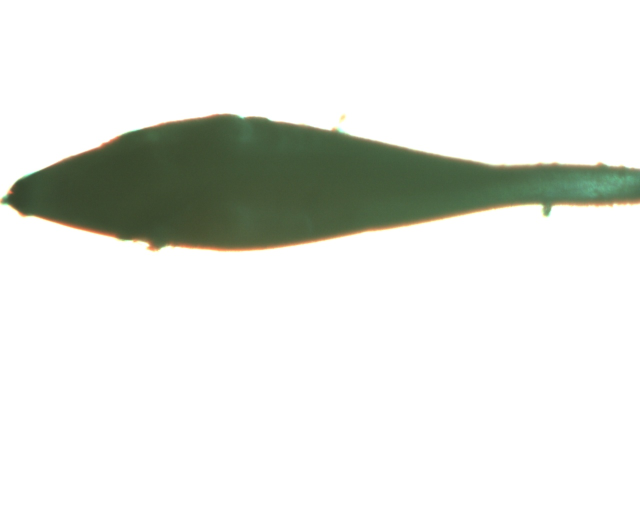
#> input picture AMX/Crystal/pics/EPICS015.jpg, 1280 x 1024 px (shown at 1/2 size); its folder holds only this picture in this run
$ python -i cvlib.py   (imports and definitions only)   (Python 2 division)   (older library calls are emulated)
#> lines starting #> are read from the running program, lines starting #| are printed output that depends on the picture; after the words box and inside, x2 and y2 are one past the last pixel; in counts of white or black regions, pixels touching at a corner belong together
#> further down, picture is the input picture: shape (1024, 1280, 3); mean B, G, R 224.6, 229.6, 227.2
"""
BNL NSLS-2 Computer Vision Module
Author: William Watson
Date: 2016-7-14

This Module contains numerous functions designed to
help in the data manipulation of images on the Beam-lines within NSLS-2.
It Uses the numpy and cv2 libraries to construct a simple module to
make image processing and computer vision easier, faster, and more compact.
"""

# DEPENDENCIES
import cv2
import numpy as np
import sys
import time
from matplotlib import pyplot as plt
import matplotlib
import epics
import Image
from scipy.optimize import leastsq


# VERSION
__version__ = "0.5.4.1"
__opencv__ = cv2.__version__
__npversion__ = np.version.version
__sysver__ = sys.version
__matplotlibver__ = matplotlib.__version__


# GLOBAL VARS
colorMap_flag = {"autumn":0, "bone":1, "jet":2, "winter":3, "rainbow":4, "ocean":5, "summer":6, "spring":7, "cool":8, "hsv":9, "pink":10, "hot":11}
border_flag = {"constant":0, "reflect":2, "reflect101":4, "replicate":1, "default":4, "wrap":3}
EPICSTYPE = {1 : np.uint16 , 0 : np.uint8, 2:np.uint32, 3: np.uint64}
EPICSCOLOR = {0: "gray", 1: "bayer", 2: "RBG1"}

#######################################################################################

# EXPERIMENTAL SECTION - ALL NEW METHODS GO HERE FIRST FOR TESTING
#FIX FIX FIX

# METHODS KNOWN TO BE BROKEN / Need Further Looking!!!!!!!!!

# [67 lines left out: functions fetchImg, backgroundSubtract, enhance, not called in this run]


def watershed(img):
        """
        EXPERIMENTAL
        Image Segmenting - Watershed Algorithm

        Params:
	* img - image

        Returns:
	* Segmented img
        """
	tmp = img.copy()
	gray = cv2.cvtColor(tmp, cv2.COLOR_BGR2GRAY)
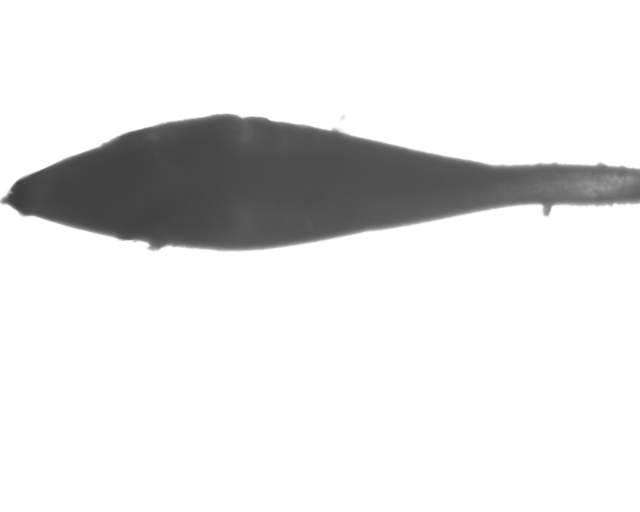
#> gray: shape (1024, 1280) (shown at 1/2 size); min 59, max 255, mean 228.3
	ret, thresh = cv2.threshold(gray, 0, 255, cv2.THRESH_BINARY_INV+cv2.THRESH_OTSU)
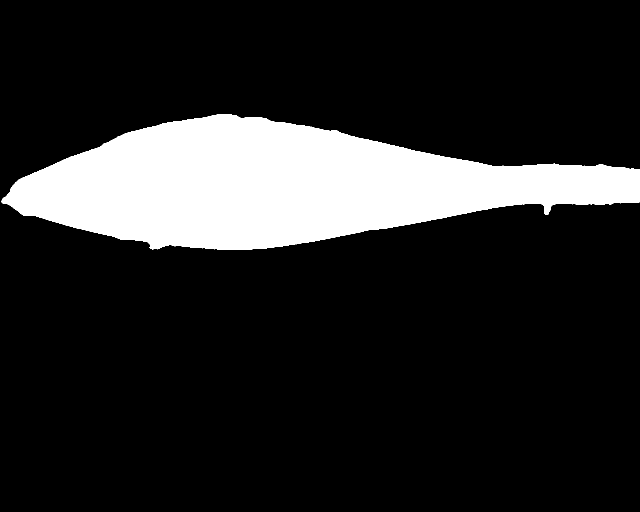
#> thresh: shape (1024, 1280) (shown at 1/2 size); 15.5% white; 1 white region, box (x1, y1, x2, y2) and area: (2, 228, 1280, 500) 203724
#> ret = 169
	kernel = np.ones((3,3), np.uint8)
	opening = cv2.morphologyEx(thresh, cv2.MORPH_OPEN, kernel, iterations=2)
#> opening: shape (1024, 1280); 15.5% white; 1 white region, box (x1, y1, x2, y2) and area: (4, 228, 1280, 500) 203668
	sure_bg = cv2.dilate(opening, kernel, iterations=3)
#> sure_bg: shape (1024, 1280); 16.3% white; 1 white region, box (x1, y1, x2, y2) and area: (1, 225, 1280, 503) 213061
	dist_transform = cv2.distanceTransform(opening, cv2.cv.CV_DIST_L2, 5)
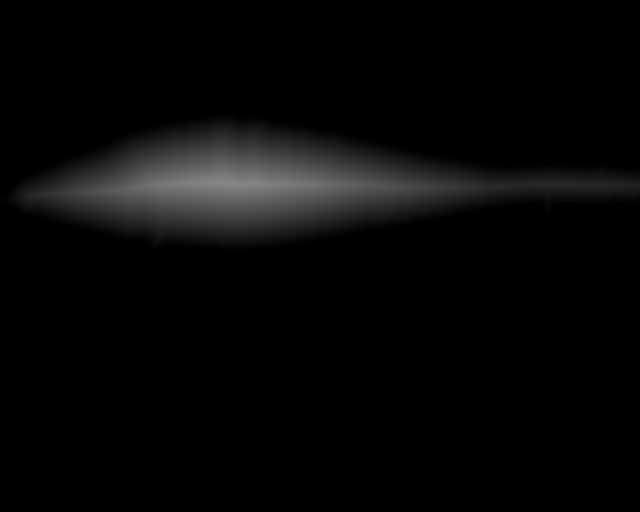
#> dist_transform: shape (1024, 1280) float32 (shown at 1/2 size); min 0, max 136, mean 7.4
	ret, sure_fg = cv2.threshold(dist_transform, 0.7*dist_transform.max(), 255, 0)
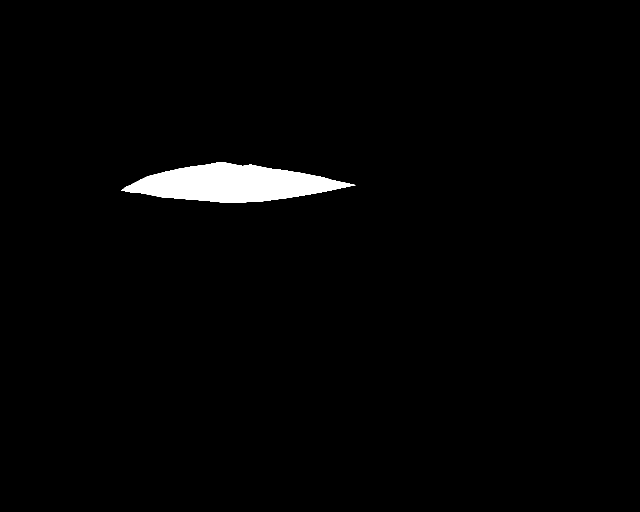
#> sure_fg: shape (1024, 1280) float32 (shown at 1/2 size); 1.8% white; 1 white region, box (x1, y1, x2, y2) and area: (242, 324, 711, 405) 23305
#> ret = 95.18
	sure_fg = np.uint8(sure_fg)
	unknown = cv2.subtract(sure_bg, sure_fg)
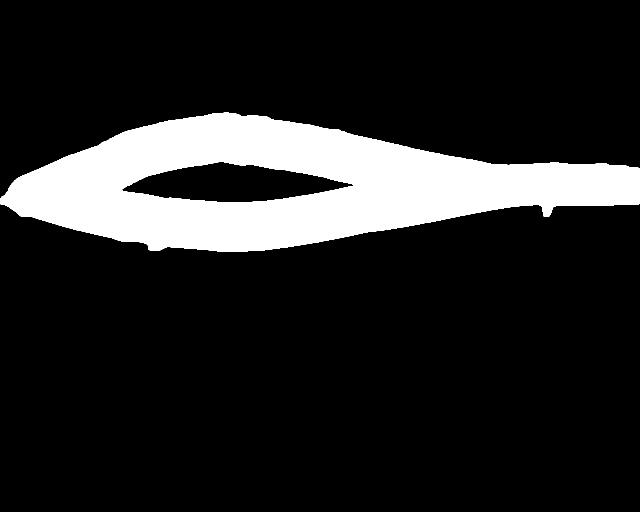
#> unknown: shape (1024, 1280) (shown at 1/2 size); 14.5% white; 1 white region, box (x1, y1, x2, y2) and area: (1, 225, 1280, 503) 189756
	ret, markers = cv2.connectedComponents(sure_fg) #IS THIS REALLY NOT IMPLEMENTED IN PYTHON?
#> ret = 2
	markers = markers+1
	markers[unknown==255] = 0
	markers = cv2.watershed(tmp, markers)
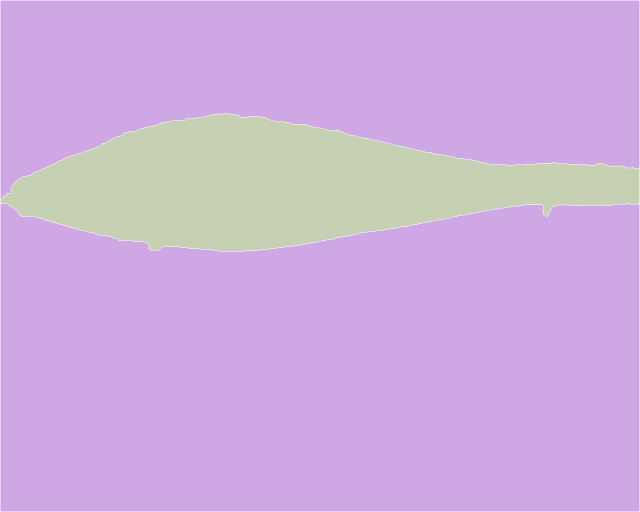
#> markers: shape (1024, 1280) int32 (shown at 1/2 size); 3 distinct labels, from -1 to 2; one colour per label, 0 black, -1 white
	tmp[markers == -1] = [255,0,0]
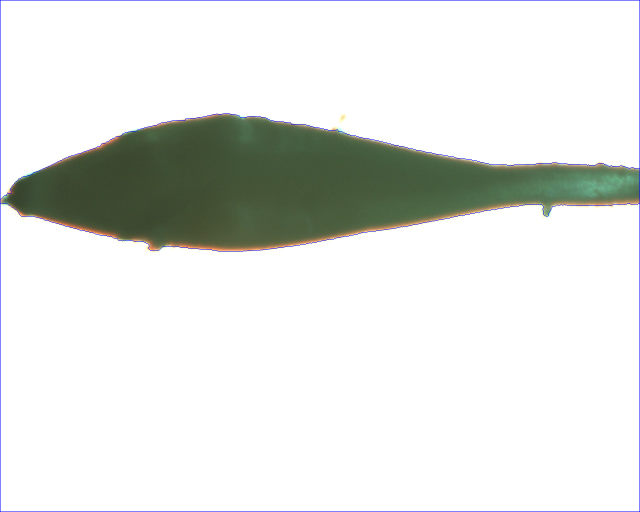
#> tmp: shape (1024, 1280, 3) (shown at 1/2 size); 0.55% of pixels changed, all inside (x1, y1, x2, y2) = (0, 0, 1280, 1024)
	return tmp


# [3233 lines left out: functions drawHarrisSubPixel, depthImg, sharpen, fetchImgEXP, coherenceFilter, gaborFilter and 172 more, not called in this run]

# End of File

>>> import cv2
>>> picture = cv2.imread('EPICS015.jpg')
>>> result = watershed(picture)

$ run again, on AMX/Crystal/pics/EPICS122.jpg
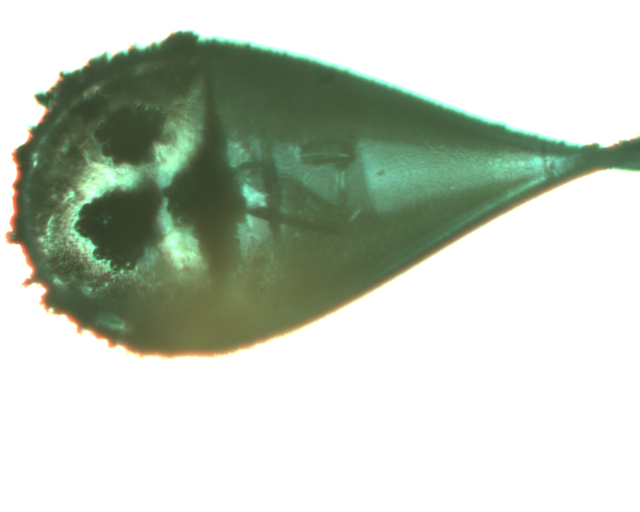
#> input picture AMX/Crystal/pics/EPICS122.jpg, 1280 x 1024 px (shown at 1/2 size)
#> picture is the input picture: shape (1024, 1280, 3); mean B, G, R 189.6, 202.7, 193.3
#> in watershed, `ret, thresh = cv2.threshold(gray, 0, 255, cv2.THRESH_BINARY_INV+cv2.TH..`:
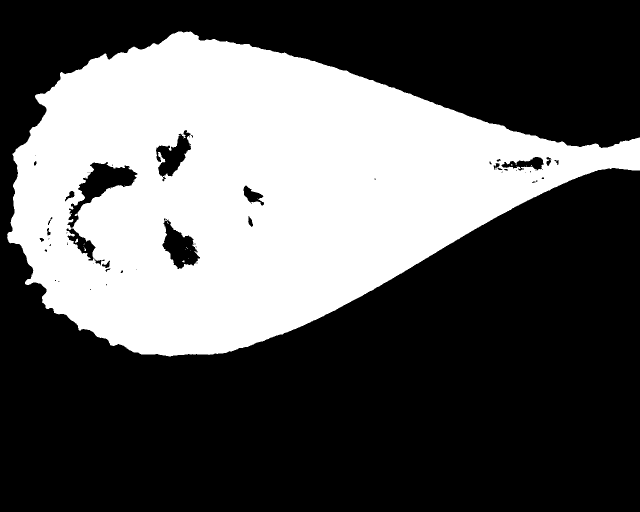
#> thresh: shape (1024, 1280) (shown at 1/2 size); 35.6% white; 19 white regions (17 under 20 px), largest, box (x1, y1, x2, y2) and area: (14, 63, 1280, 713) 466877, (150, 477, 156, 486) 32
#> in watershed, `ret, thresh = cv2.threshold(gray, 0, 255, cv2.THRESH_BINARY_INV+cv2.TH..`: ret = 176
#> opening: shape (1024, 1280); 35.5% white; 4 white regions, box (x1, y1, x2, y2) and area: (15, 63, 1280, 713) 465753, (322, 317, 330, 324) 53, (998, 331, 1004, 337) 34, (317, 307, 322, 313) 30
#> sure_bg: shape (1024, 1280); 37% white; 1 white region, box (x1, y1, x2, y2) and area: (12, 60, 1280, 716) 485300
#> in watershed, `ret, sure_fg = cv2.threshold(dist_transform, 0.7*dist_transform.max(),..`: ret = 104.4
#> unknown: shape (1024, 1280); 34.7% white; 1 white region, box (x1, y1, x2, y2) and area: (12, 60, 1280, 716) 455194
#> in watershed, `ret, markers = cv2.connectedComponents(sure_fg)`: ret = 4
#> in watershed, `tmp[markers == -1] = [255,0,0]`:
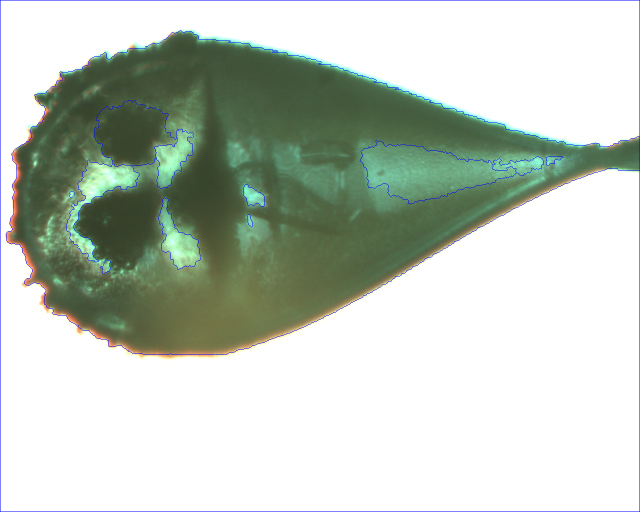
#> tmp: shape (1024, 1280, 3) (shown at 1/2 size); 0.85% of pixels changed, all inside (x1, y1, x2, y2) = (0, 0, 1280, 1024)

$ run again, on AMX/Crystal/pics/EPICS147.jpg
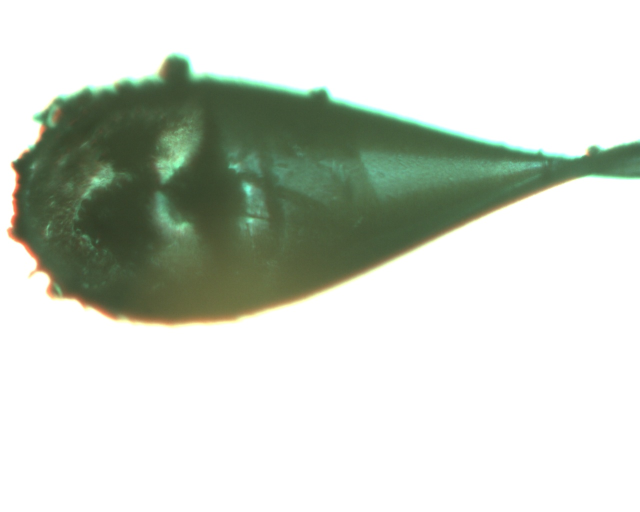
#> input picture AMX/Crystal/pics/EPICS147.jpg, 1280 x 1024 px (shown at 1/2 size)
#> picture is the input picture: shape (1024, 1280, 3); mean B, G, R 201.3, 211.1, 204.5
#> in watershed, `ret, thresh = cv2.threshold(gray, 0, 255, cv2.THRESH_BINARY_INV+cv2.TH..`:
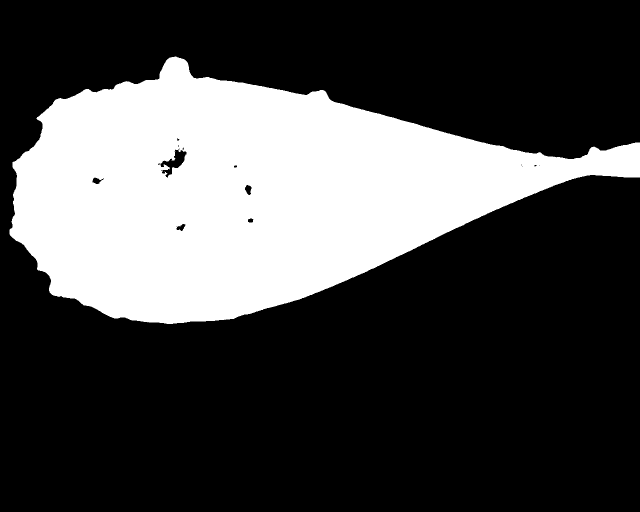
#> thresh: shape (1024, 1280) (shown at 1/2 size); 28.4% white; 2 white regions (1 under 20 px), largest, box (x1, y1, x2, y2) and area: (19, 113, 1280, 648) 372806
#> in watershed, `ret, thresh = cv2.threshold(gray, 0, 255, cv2.THRESH_BINARY_INV+cv2.TH..`: ret = 173
#> opening: shape (1024, 1280); 28.4% white; 1 white region, box (x1, y1, x2, y2) and area: (19, 114, 1280, 648) 372675
#> sure_bg: shape (1024, 1280); 29.4% white; 1 white region, box (x1, y1, x2, y2) and area: (16, 111, 1280, 651) 385186
#> in watershed, `ret, sure_fg = cv2.threshold(dist_transform, 0.7*dist_transform.max(),..`: ret = 119.1
#> unknown: shape (1024, 1280); 28.2% white; 1 white region, box (x1, y1, x2, y2) and area: (16, 111, 1280, 651) 369385
#> in watershed, `ret, markers = cv2.connectedComponents(sure_fg)`: ret = 3
#> in watershed, `tmp[markers == -1] = [255,0,0]`:
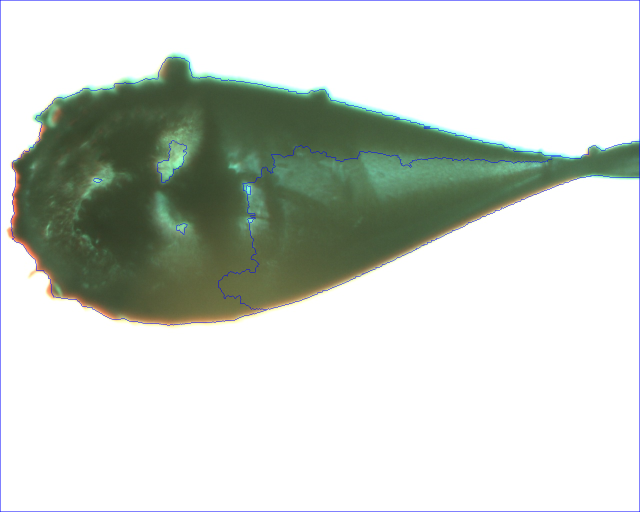
#> tmp: shape (1024, 1280, 3) (shown at 1/2 size); 0.71% of pixels changed, all inside (x1, y1, x2, y2) = (0, 0, 1280, 1024)
